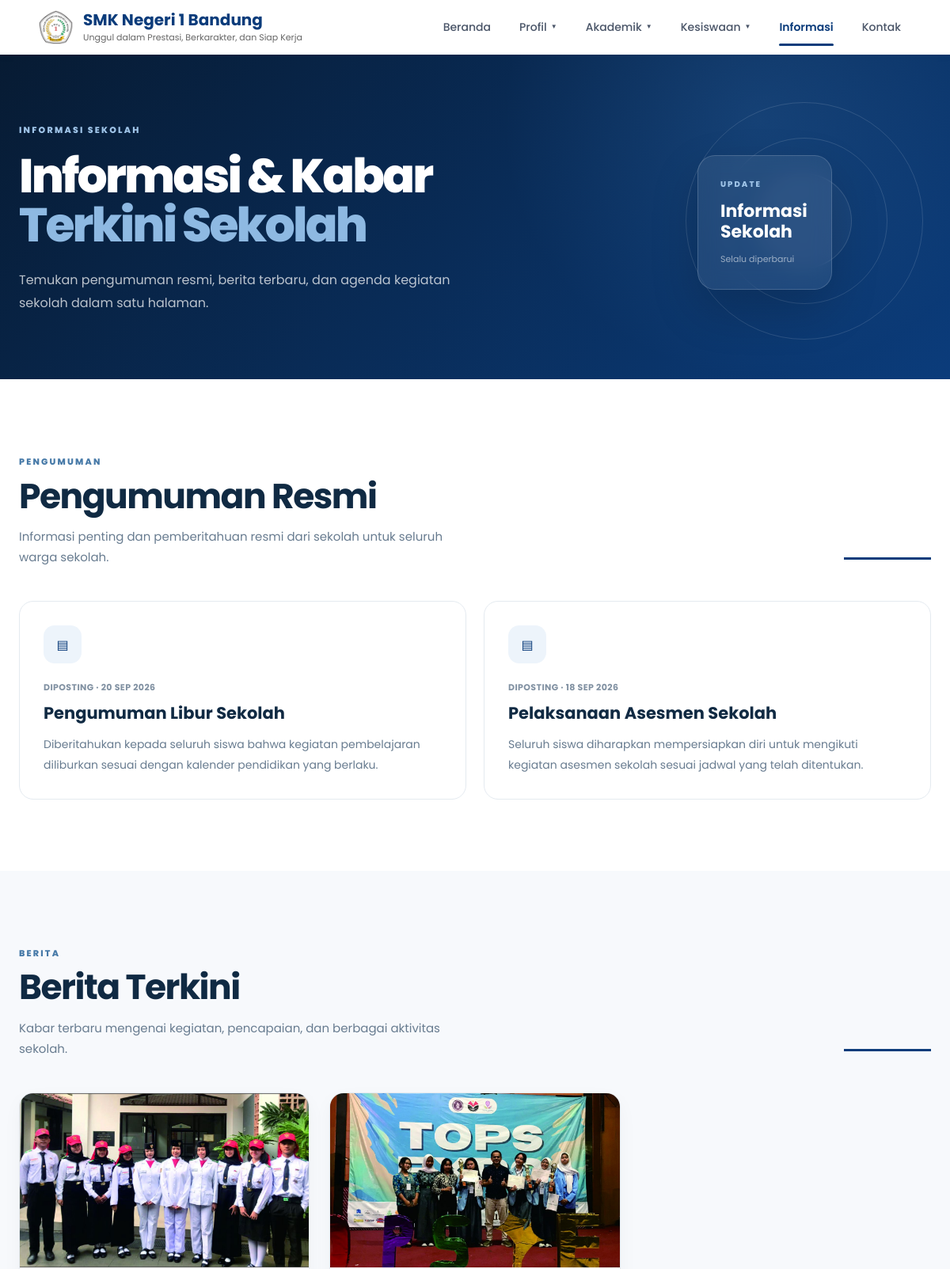
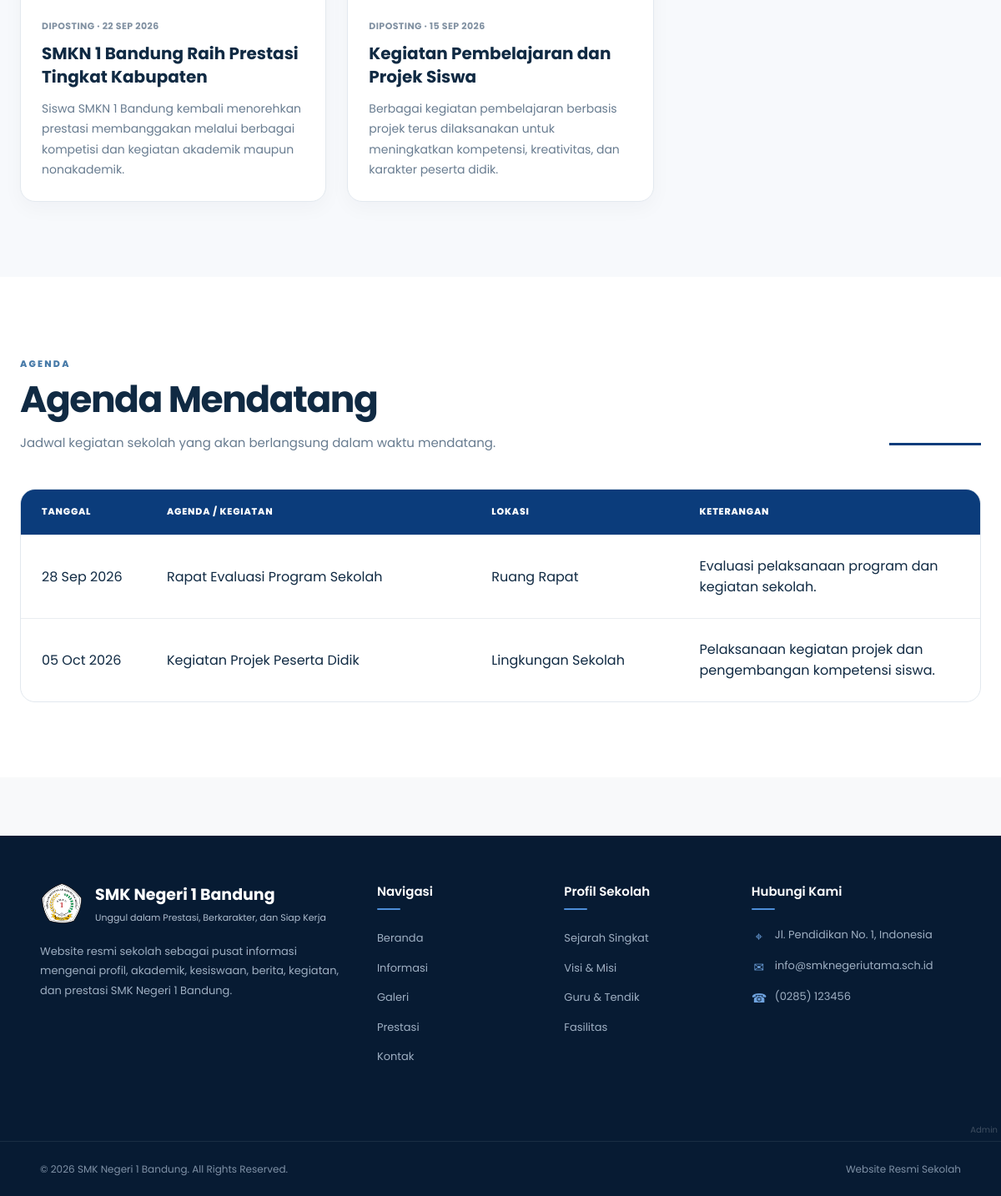
The page /pages/informasi.php on the database its author committed (2 pictures, top to bottom).
### tables this page shows
CREATE TABLE IF NOT EXISTS pengumuman (
  id INT UNSIGNED AUTO_INCREMENT PRIMARY KEY,
  judul VARCHAR(200) NOT NULL,
  isi TEXT NOT NULL,
  tanggal DATE NOT NULL,
  created_at TIMESTAMP DEFAULT CURRENT_TIMESTAMP
);

CREATE TABLE IF NOT EXISTS berita (
  id INT UNSIGNED AUTO_INCREMENT PRIMARY KEY,
  judul VARCHAR(220) NOT NULL,
  isi LONGTEXT NOT NULL,
  gambar VARCHAR(255) DEFAULT '',
  tanggal DATE NOT NULL,
  created_at TIMESTAMP DEFAULT CURRENT_TIMESTAMP
);

CREATE TABLE IF NOT EXISTS agenda (
  id INT UNSIGNED AUTO_INCREMENT PRIMARY KEY,
  judul VARCHAR(220) NOT NULL,
  tanggal_kegiatan DATE NOT NULL,
  lokasi VARCHAR(150) DEFAULT '',
  keterangan TEXT,
  created_at TIMESTAMP DEFAULT CURRENT_TIMESTAMP
);

### config/database.php (called while the page is built, shortened)
<?php
if (!function_exists('e')) { function e($value): string { return htmlspecialchars((string)$value, ENT_QUOTES, 'UTF-8'); } }

### pages/informasi.php (the view, shortened to what this page needs)
<?php
require_once __DIR__ . '/../config/database.php';
include '../includes/header.php';
$berita_detail = null;
$pengumuman_data=$conn->query('SELECT * FROM pengumuman ORDER BY tanggal DESC,id DESC')->fetch_all(MYSQLI_ASSOC);
$berita_data=$conn->query('SELECT * FROM berita ORDER BY tanggal DESC,id DESC')->fetch_all(MYSQLI_ASSOC);
$agenda_data=$conn->query('SELECT * FROM agenda ORDER BY tanggal_kegiatan ASC,id ASC')->fetch_all(MYSQLI_ASSOC);
?>
<link rel="stylesheet" href="../css/informasi.css?v=20260929">
<div class="informasi-page">
<?php if($berita_detail): ?>
<article class="berita-detail-page"><div class="informasi-container"><a href="informasi.php" class="berita-detail-back">← Kembali ke Informasi</a><div class="berita-detail-date">Berita Sekolah · <?= date('d M Y',strtotime($berita_detail['tanggal'])) ?></div><h1><?= e($berita_detail['judul']) ?></h1><?php if($berita_detail['gambar']): ?><div class="berita-detail-image"><img src="../assets/berita/<?= e($berita_detail['gambar']) ?>" alt="<?= e($berita_detail['judul']) ?>"></div><?php endif; ?><div class="berita-detail-content"><?= nl2br(e($berita_detail['isi'])) ?></div></div></article>
<?php else: ?>
<section class="informasi-hero"><div class="informasi-container"><div class="informasi-hero-content"><span class="informasi-eyebrow">INFORMASI SEKOLAH</span><h1>Informasi & Kabar<br><span>Terkini Sekolah</span></h1><p>Temukan pengumuman resmi, berita terbaru, dan agenda kegiatan sekolah dalam satu halaman.</p></div><div class="informasi-hero-decoration"><div class="info-circle info-circle-one"></div><div class="info-circle info-circle-two"></div><div class="info-circle info-circle-three"></div><div class="info-hero-card"><span>UPDATE</span><strong>Informasi<br>Sekolah</strong><small>Selalu diperbarui</small></div></div></div></section>
<section class="informasi-section informasi-announcement"><div class="informasi-container"><div class="informasi-section-heading"><div><span class="informasi-label">PENGUMUMAN</span><h2>Pengumuman Resmi</h2><p>Informasi penting dan pemberitahuan resmi dari sekolah untuk seluruh warga sekolah.</p></div><div class="informasi-heading-line"></div></div><div class="informasi-announcement-grid"><?php if($pengumuman_data): foreach($pengumuman_data as $p): ?><article class="informasi-announcement-card"><div class="informasi-announcement-icon">▤</div><div class="informasi-card-date">Diposting · <?= date('d M Y',strtotime($p['tanggal'])) ?></div><h3><?= e($p['judul']) ?></h3><p><?= nl2br(e($p['isi'])) ?></p></article><?php endforeach; else: ?><div class="informasi-empty"><span>Tidak ada pengumuman</span><p>Belum ada pengumuman resmi saat ini.</p></div><?php endif; ?></div></div></section>
<section class="informasi-section informasi-news"><div class="informasi-container"><div class="informasi-section-heading"><div><span class="informasi-label">BERITA</span><h2>Berita Terkini</h2><p>Kabar terbaru mengenai kegiatan, pencapaian, dan berbagai aktivitas sekolah.</p></div><div class="informasi-heading-line"></div></div><div class="informasi-news-grid"><?php if($berita_data): foreach($berita_data as $b): ?><a href="informasi.php?berita=<?= (int)$b['id'] ?>" class="informasi-news-card-link"><article class="informasi-news-card"><div class="informasi-news-image"><?php if($b['gambar']): ?><img src="../assets/berita/<?= e($b['gambar']) ?>" alt="<?= e($b['judul']) ?>"><?php endif; ?></div><div class="informasi-news-content"><div class="informasi-card-date">Diposting · <?= date('d M Y',strtotime($b['tanggal'])) ?></div><h3><?= e($b['judul']) ?></h3><p><?= e(mb_strimwidth(strip_tags($b['isi']),0,180,'...')) ?></p></div></article></a><?php endforeach; else: ?><div class="informasi-empty"><span>Tidak ada berita</span><p>Belum ada berita terbaru.</p></div><?php endif; ?></div></div></section>
<section class="informasi-section informasi-agenda"><div class="informasi-container"><div class="informasi-section-heading"><div><span class="informasi-label">AGENDA</span><h2>Agenda Mendatang</h2><p>Jadwal kegiatan sekolah yang akan berlangsung dalam waktu mendatang.</p></div><div class="informasi-heading-line"></div></div><div class="informasi-agenda-wrapper"><div class="informasi-agenda-header"><div>Tanggal</div><div>Agenda / Kegiatan</div><div>Lokasi</div><div>Keterangan</div></div><?php foreach($agenda_data as $a): ?><div class="informasi-agenda-row"><div><?= date('d M Y',strtotime($a['tanggal_kegiatan'])) ?></div><div><?= e($a['judul']) ?></div><div><?= e($a['lokasi']) ?></div><div><?= e($a['keterangan']) ?></div></div><?php endforeach; ?></div></div></section>
<?php endif; ?></div>
<?php include '../includes/footer.php'; ?>

### css/common.css (style rules this page uses)
* { margin: 0; padding: 0; box-sizing: border-box; font-family: 'Poppins', sans-serif; }
body { background-color: #f8f9fa; color: #333; line-height: 1.6; }
a { text-decoration: none; color: inherit; }

### rows shown on the page
pengumuman: tanggal "20 SEP 2026", judul "Pengumuman Libur Sekolah", isi "Diberitahukan kepada seluruh siswa bahwa kegiatan pembelajaran diliburkan sesuai dengan kalender pendidikan yang berlaku."
pengumuman: tanggal "18 SEP 2026", judul "Pelaksanaan Asesmen Sekolah", isi "Seluruh siswa diharapkan mempersiapkan diri untuk mengikuti kegiatan asesmen sekolah sesuai jadwal yang telah ditentukan."
berita: gambar (picture), tanggal "22 SEP 2026", judul "SMKN 1 Bandung Raih Prestasi Tingkat Kabupaten", isi "Siswa SMKN 1 Bandung kembali menorehkan prestasi membanggakan melalui berbagai kompetisi dan kegiatan akademik maupun nonakademik."
berita: gambar (picture), tanggal "15 SEP 2026", judul "Kegiatan Pembelajaran dan Projek Siswa", isi "Berbagai kegiatan pembelajaran berbasis projek terus dilaksanakan untuk meningkatkan kompetensi, kreativitas, dan karakter peserta didik."
agenda: tanggal_kegiatan "28 Sep 2026", judul "Rapat Evaluasi Program Sekolah", lokasi "Ruang Rapat", keterangan "Evaluasi pelaksanaan program dan kegiatan sekolah."
agenda: tanggal_kegiatan "05 Oct 2026", judul "Kegiatan Projek Peserta Didik", lokasi "Lingkungan Sekolah", keterangan "Pelaksanaan kegiatan projek dan pengembangan kompetensi siswa."
